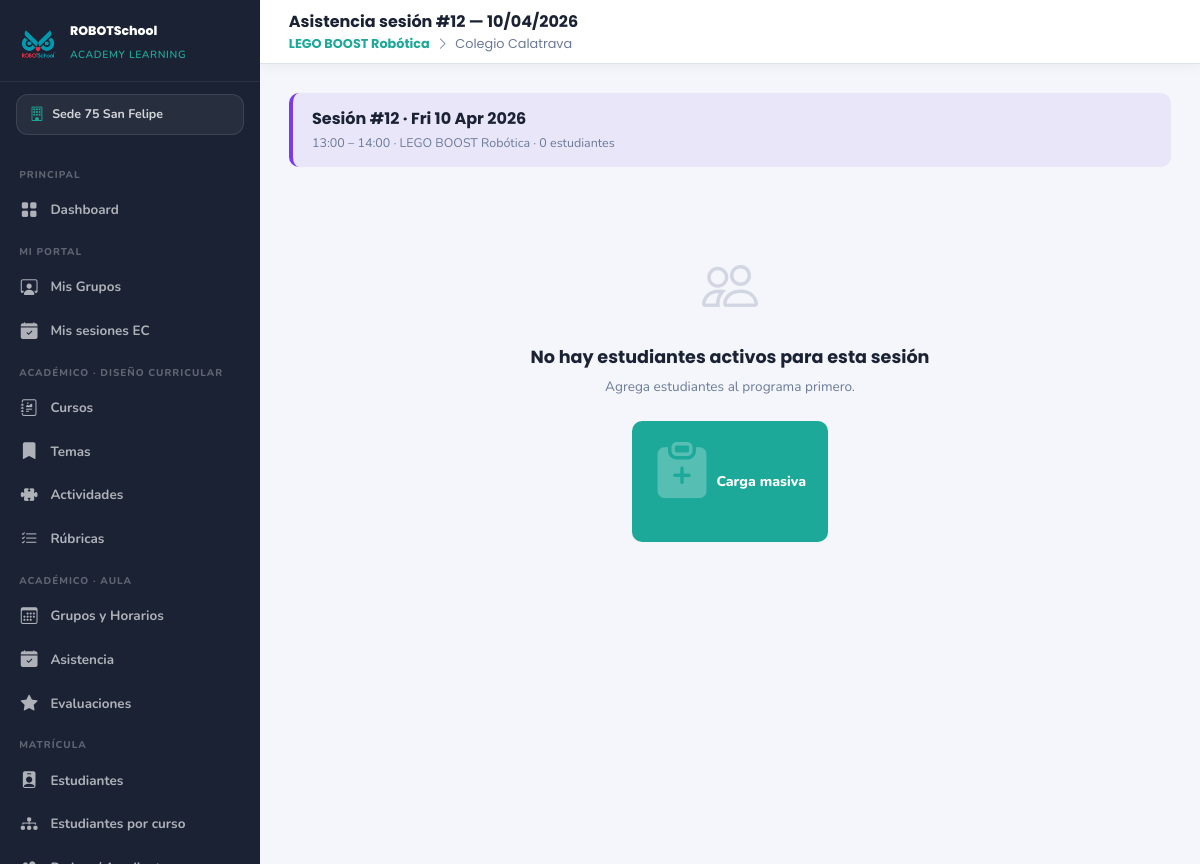
The page /modulos/extracurriculares/asistencia/tomar.php?sesion=12 (signed in) on the database its author committed.
### tables this page shows
CREATE TABLE `sedes` (
  `id` int(10) UNSIGNED NOT NULL,
  `nombre` varchar(100) NOT NULL,
  `ciudad` varchar(80) NOT NULL,
  `direccion` varchar(150) NOT NULL,
  `telefono` varchar(20) DEFAULT NULL,
  `email` varchar(100) DEFAULT NULL,
  `activa` tinyint(1) NOT NULL DEFAULT 1,
  `created_at` datetime NOT NULL DEFAULT current_timestamp()
);

CREATE TABLE `ec_sesiones` (
  `id` int(10) UNSIGNED NOT NULL,
  `programa_id` int(10) UNSIGNED NOT NULL,
  `numero_sesion` int(10) UNSIGNED NOT NULL COMMENT 'Secuencia 1 2 3 ... en el programa',
  `fecha` date NOT NULL,
  `hora_inicio` time NOT NULL,
  `hora_fin` time NOT NULL,
  `tema_planeado` varchar(200) DEFAULT NULL,
  `estado` enum('programada','dictada','fallida_justificada','fallida_no_justificada','recuperada','cancelada') NOT NULL DEFAULT 'programada',
  `motivo_falla` varchar(255) DEFAULT NULL,
  `sesion_original_id` int(10) UNSIGNED DEFAULT NULL COMMENT 'Si es recuperacion referencia la sesion fallida',
  `observaciones` text DEFAULT NULL,
  `registrado_por` int(10) UNSIGNED DEFAULT NULL COMMENT 'Tallerista que cerro la sesion',
  `created_at` datetime NOT NULL DEFAULT current_timestamp(),
  `updated_at` datetime NOT NULL DEFAULT current_timestamp() ON UPDATE current_timestamp()
);

CREATE TABLE `ec_programas` (
  `id` int(10) UNSIGNED NOT NULL,
  `contrato_id` int(10) UNSIGNED NOT NULL,
  `curso_id` int(10) UNSIGNED DEFAULT NULL COMMENT 'FK a cursos RSAL contenido pedagogico reutilizado',
  `nombre` varchar(200) NOT NULL COMMENT 'Ej LEGO SPIKE 3ero y 4to',
  `equipos_kit` varchar(200) DEFAULT NULL COMMENT 'Ej LEGO SPIKE Prime Arduino UNO',
  `grado_desde` varchar(30) DEFAULT NULL COMMENT 'Ej 3o 1ro bachillerato',
  `grado_hasta` varchar(30) DEFAULT NULL,
  `edad_min` tinyint(3) UNSIGNED DEFAULT NULL,
  `edad_max` tinyint(3) UNSIGNED DEFAULT NULL,
  `cantidad_ninos` int(10) UNSIGNED NOT NULL DEFAULT 0 COMMENT 'Numero aproximado de estudiantes',
  `minimo_ninos` int(10) UNSIGNED NOT NULL DEFAULT 10 COMMENT 'Minimo viable bajo este numero se alerta pero no se bloquea',
  `dia_semana` enum('lunes','martes','miercoles','jueves','viernes','sabado','domingo') NOT NULL,
  `hora_inicio` time NOT NULL,
  `hora_fin` time NOT NULL,
  `total_sesiones` int(10) UNSIGNED NOT NULL DEFAULT 4 COMMENT 'Fijo en 4 por paquete 1 sesion semanal',
  `valor_por_nino` decimal(10,2) NOT NULL DEFAULT 120000.00 COMMENT 'Tarifa por nino paquete de 4 sesiones',
  `color` varchar(7) DEFAULT '#7c3aed' COMMENT 'Color para calendario visual',
  `estado` enum('planeado','en_curso','finalizado','suspendido') NOT NULL DEFAULT 'planeado',
  `observaciones` text DEFAULT NULL,
  `created_at` datetime NOT NULL DEFAULT current_timestamp(),
  `updated_at` datetime NOT NULL DEFAULT current_timestamp() ON UPDATE current_timestamp()
);

CREATE TABLE `ec_clientes` (
  `id` int(10) UNSIGNED NOT NULL,
  `tipo` enum('colegio','empresa','institucion','otro') NOT NULL DEFAULT 'colegio',
  `nombre` varchar(200) NOT NULL,
  `nit` varchar(30) DEFAULT NULL COMMENT 'NIT o identificacion fiscal',
  `razon_social` varchar(200) DEFAULT NULL COMMENT 'Si difiere del nombre comercial',
  `ciudad` varchar(100) DEFAULT NULL,
  `direccion` varchar(250) DEFAULT NULL,
  `barrio` varchar(100) DEFAULT NULL,
  `latitud` decimal(10,7) DEFAULT NULL,
  `longitud` decimal(10,7) DEFAULT NULL,
  `telefono` varchar(30) DEFAULT NULL,
  `email` varchar(150) DEFAULT NULL,
  `sitio_web` varchar(200) DEFAULT NULL,
  `logo` varchar(255) DEFAULT NULL COMMENT 'Ruta en /uploads/ec_clientes/',
  `contacto_nombre` varchar(150) DEFAULT NULL COMMENT 'Contacto principal rectoria coordinacion',
  `contacto_cargo` varchar(100) DEFAULT NULL,
  `contacto_telefono` varchar(30) DEFAULT NULL,
  `contacto_email` varchar(150) DEFAULT NULL,
  `notas` text DEFAULT NULL,
  `activo` tinyint(1) NOT NULL DEFAULT 1,
  `created_at` datetime NOT NULL DEFAULT current_timestamp(),
  `updated_at` datetime NOT NULL DEFAULT current_timestamp() ON UPDATE current_timestamp()
);

### config/config.php (called while the page is built, shortened)
<?php
function h($str) {
    return htmlspecialchars($str ?? '', ENT_QUOTES, 'UTF-8');
}

### modulos/extracurriculares/asistencia/tomar.php (the view, shortened to what this page needs)
<?php
require_once __DIR__ . '/../../../config/config.php';
require_once ROOT . '/config/auth.php';
$menu_activo = 'ec_programas';
$sesion_id = (int)($_GET['sesion'] ?? 0);
$ss = $pdo->prepare("SELECT s.*, p.id AS programa_id, p.nombre AS programa_nombre, p.color AS programa_color,
                     ct.id AS contrato_id, ct.nombre AS contrato_nombre, cl.nombre AS cliente_nombre
                     FROM ec_sesiones s
                     JOIN ec_programas p ON p.id = s.programa_id
                     JOIN ec_contratos ct ON ct.id = p.contrato_id
                     JOIN ec_clientes cl  ON cl.id = ct.cliente_id
                     WHERE s.id = ?");
$ss->execute([$sesion_id]);
$S = $ss->fetch();
$estudiantes = $pdo->prepare("SELECT e.*, a.estado AS estado_prev, a.observacion AS obs_prev, a.id AS asist_id
                              FROM ec_estudiantes e
                              LEFT JOIN ec_asistencia a ON a.estudiante_id = e.id AND a.sesion_id = ?
                              WHERE e.programa_id = ? AND e.activo = 1
                                AND (e.fecha_ingreso IS NULL OR e.fecha_ingreso <= ?)
                              ORDER BY e.nombre_completo");
$estudiantes->execute([$sesion_id, $S['programa_id'], $S['fecha']]);
$lista = $estudiantes->fetchAll();
$titulo = 'Asistencia sesi&oacute;n #' . $S['numero_sesion'];
$color_prog = $S['programa_color'] ?: '#7c3aed';
require_once ROOT . '/includes/head.php';
require_once ROOT . '/includes/sidebar.php';
?>
<header class="main-header">
  <div class="header-title">
    <?= $titulo ?> &mdash; <?= date('d/m/Y', strtotime($S['fecha'])) ?>
    <small><span class="breadcrumb-rsal">
      <a href="<?= $U ?>modulos/extracurriculares/programas/ver.php?id=<?= $S['programa_id'] ?>"><?= h($S['programa_nombre']) ?></a>
      <i class="bi bi-chevron-right"></i>
      <?= h($S['cliente_nombre']) ?>
    </span></small>
  </div>
</header>
<main class="main-content">
  <div style="background:<?= h($color_prog) ?>15;border-left:4px solid <?= h($color_prog) ?>;border-radius:10px;padding:.9rem 1.2rem;margin-bottom:1rem;display:flex;justify-content:space-between;align-items:center;flex-wrap:wrap;gap:.5rem;">
    <div>
      <div style="font-family:'Poppins',sans-serif;font-weight:700;color:var(--dark);font-size:1rem;">
        Sesi&oacute;n #<?= $S['numero_sesion'] ?> &middot; <?= date('D d M Y', strtotime($S['fecha'])) ?>
      </div>
      <div style="font-size:.78rem;color:var(--muted);margin-top:.2rem;">
        <?= substr($S['hora_inicio'],0,5) ?> &ndash; <?= substr($S['hora_fin'],0,5) ?> &middot;
        <?= h($S['programa_nombre']) ?> &middot; <?= count($lista) ?> estudiante<?= count($lista) != 1 ? 's' : '' ?>
      </div>
    </div>
  </div>
  <?php if (empty($lista)): ?>
    <div class="empty-state">
      <i class="bi bi-people"></i>
      <h3>No hay estudiantes activos para esta sesi&oacute;n</h3>
      <p>Agrega estudiantes al programa primero.</p>
      <a href="<?= $U ?>modulos/extracurriculares/estudiantes/masivo.php?programa=<?= $S['programa_id'] ?>" class="btn-rsal-primary">
        <i class="bi bi-clipboard-plus-fill"></i> Carga masiva
      </a>
    </div>
  <?php endif; ?>
</main>
</body>
</html>

### includes/sidebar.php (shortened to what this page needs)
<?php
$menu_activo = $menu_activo ?? '';
$rol_actual  = $_SESSION['usuario_rol'] ?? '';
$sedes_nav = $pdo->query("SELECT * FROM sedes WHERE activa = 1 ORDER BY nombre")->fetchAll();
$sede_nombre_activa = 'Todas las sedes';
if ($rol_actual !== 'admin_general' && !empty($_SESSION['sede_id'])) {
    foreach ($sedes_nav as $s) {
        if ($s['id'] == $_SESSION['sede_id']) { $sede_nombre_activa = $s['nombre']; break; }
    }
}
function menu_class($nombre) {
    global $menu_activo;
    return $menu_activo === $nombre ? 'menu-item active' : 'menu-item';
}
$U = BASE_URL;
$es_admin    = in_array($rol_actual, ['admin_general','admin_sede']);
$es_coord    = in_array($rol_actual, ['admin_general','admin_sede','coordinador_pedagogico']);
$es_docente  = in_array($rol_actual, ['admin_general','admin_sede','coordinador_pedagogico','docente']);
?>
<nav class="sidebar" id="sidebar">
  <div class="sidebar-brand">
    <img src="<?= $U ?>assets/img/logo R sin fondo.png" alt="RSAL"/>
    <div class="sidebar-brand-text">
      <strong>ROBOTSchool</strong>
      <small>Academy Learning</small>
    </div>
  </div>
  <div class="sede-selector">
    <i class="bi bi-building"></i>
    <span><?= h($sede_nombre_activa) ?></span>
  </div>
  <div class="sidebar-menu">
    <?php if ($es_admin): ?>
    <div class="menu-section">Principal</div>
    <a href="<?= $U ?>dashboard.php" class="<?= menu_class('dashboard') ?>">
      <i class="bi bi-grid-fill"></i> Dashboard
    </a>
    <?php endif; ?>
    <?php if ($es_docente): ?>
    <div class="menu-section">Mi Portal</div>
    <a href="<?= $U ?>docente/index.php" class="<?= menu_class('docente') ?>">
      <i class="bi bi-person-workspace"></i> Mis Grupos
    </a>
    <a href="<?= $U ?>modulos/extracurriculares/asistencia/mis_sesiones.php" class="<?= menu_class('ec_mis_sesiones') ?>">
      <i class="bi bi-calendar-check-fill"></i> Mis sesiones EC
    </a>
    <?php endif; ?>
    <?php if ($es_coord): ?>
    <div class="menu-section">Acad&eacute;mico &middot; Dise&ntilde;o curricular</div>
    <a href="<?= $U ?>modulos/academico/cursos/index.php" class="<?= menu_class('cursos') ?>">
      <i class="bi bi-journal-richtext"></i> Cursos
    </a>
    <a href="<?= $U ?>modulos/academico/temas/index.php" class="<?= menu_class('temas') ?>">
      <i class="bi bi-bookmark-fill"></i> Temas
    </a>
    <a href="<?= $U ?>modulos/academico/actividades/index.php" class="<?= menu_class('actividades') ?>">
      <i class="bi bi-puzzle-fill"></i> Actividades
    </a>
    <a href="<?= $U ?>modulos/academico/rubricas/index.php" class="<?= menu_class('rubricas') ?>">
      <i class="bi bi-list-check"></i> R&uacute;bricas
    </a>
    <?php endif; ?>
    <?php if ($es_docente): ?>
    <div class="menu-section">Acad&eacute;mico &middot; Aula</div>
    <a href="<?= $U ?>modulos/academico/grupos/index.php" class="<?= menu_class('grupos') ?>">
      <i class="bi bi-calendar3"></i> Grupos y Horarios
    </a>
    <a href="<?= $U ?>modulos/academico/asistencia/index.php" class="<?= menu_class('asistencia') ?>">
      <i class="bi bi-calendar-check-fill"></i> Asistencia
    </a>
    <a href="<?= $U ?>modulos/academico/evaluaciones/index.php" class="<?= menu_class('evaluaciones') ?>">
      <i class="bi bi-star-fill"></i> Evaluaciones
    </a>
    <?php endif; ?>
    <?php if ($es_coord): ?>
    <div class="menu-section">Matr&iacute;cula</div>
    <a href="<?= $U ?>modulos/estudiantes/index.php" class="<?= menu_class('estudiantes') ?>">
      <i class="bi bi-person-badge-fill"></i> Estudiantes
    </a>
    <a href="<?= $U ?>modulos/academico/estudiantes_por_curso.php" class="<?= menu_class('estudiantes_curso') ?>">
      <i class="bi bi-diagram-3-fill"></i> Estudiantes por curso
    </a>
    <?php if ($es_admin): ?>
    <a href="<?= $U ?>modulos/padres/index.php" class="<?= menu_class('padres') ?>">
      <i class="bi bi-people-fill"></i> Padres / Acudientes
    </a>
    <?php endif; ?>
    <?php endif; ?>
  </div>
</nav>

### assets/css/rsal.css (style rules this page uses)
:root { --teal: #1DA99A; --teal-d: #148a7d; --teal-l: #e6f7f5; --teal-ll: #f2fbfa; --red: #E8192C; --red-d: #c41424; --red-l: #fff0f1; --yellow: #FFCA28; --dark: #1a2234; --dark2: #243044; --gray: #f4f6fb; --gray2: #eaecf4; --border: #dde3ee; --muted: #6b7a99; --white: #ffffff; --sidebar-w: 260px; --header-h: 64px; }
*, *::before, *::after { box-sizing: border-box; margin: 0; padding: 0; }
html, body { height: 100%; font-family: 'Nunito', sans-serif; background: var(--gray); color: var(--dark); }
h1,h2,h3,h4,h5,h6 { font-family: 'Poppins', sans-serif; }
.sidebar { position:fixed;left:0;top:0;bottom:0;width:var(--sidebar-w);background:var(--dark);display:flex;flex-direction:column;z-index:200;overflow-y:auto;overflow-x:hidden; }
.sidebar-brand { padding:1.4rem 1.2rem 1rem;border-bottom:1px solid rgba(255,255,255,.08);display:flex;align-items:center;gap:.8rem; }
.sidebar-brand img { width:38px;flex-shrink:0; }
.sidebar-brand-text strong { display:block;font-family:'Poppins',sans-serif;font-size:.78rem;font-weight:800;color:#fff; }
.sidebar-brand-text small { font-size:.65rem;color:var(--teal);font-weight:600;text-transform:uppercase;letter-spacing:.06em; }
.sede-selector { margin:.75rem 1rem;background:rgba(255,255,255,.06);border:1px solid rgba(255,255,255,.1);border-radius:12px;padding:.55rem .8rem;display:flex;align-items:center;gap:.5rem; }
.sede-selector i { color:var(--teal);font-size:.9rem;flex-shrink:0; }
.sede-selector span { font-size:.78rem;font-weight:700;color:rgba(255,255,255,.8);flex:1;white-space:nowrap;overflow:hidden;text-overflow:ellipsis; }
.sidebar-menu { padding:.5rem 0;flex:1; }
.menu-section { padding:.8rem 1.2rem .35rem;font-size:.62rem;font-weight:800;color:rgba(255,255,255,.3);letter-spacing:.1em;text-transform:uppercase; }
.menu-item { display:flex;align-items:center;gap:.7rem;padding:.58rem 1.2rem;color:rgba(255,255,255,.65);text-decoration:none;font-size:.84rem;font-weight:700;transition:all .2s;position:relative; }
.menu-item i { font-size:1.05rem;flex-shrink:0;width:20px;text-align:center; }
.main-header { position:fixed;left:var(--sidebar-w);right:0;top:0;height:var(--header-h);background:var(--white);border-bottom:1px solid var(--border);display:flex;align-items:center;padding:0 1.8rem;gap:1rem;z-index:100;box-shadow:0 2px 12px rgba(0,0,0,.05); }
.header-title { font-family:'Poppins',sans-serif;font-size:1rem;font-weight:700;color:var(--dark);flex:1; }
.header-title small { display:block;font-size:.72rem;font-weight:400;color:var(--muted); }
.main-content { margin-left:var(--sidebar-w);margin-top:var(--header-h);padding:1.8rem;min-height:calc(100vh - var(--header-h)); }
.btn-rsal-primary { display:inline-flex;align-items:center;gap:.4rem;padding:.65rem 1.4rem;background:var(--teal);color:#fff;border:none;border-radius:10px;font-family:'Nunito',sans-serif;font-size:.88rem;font-weight:800;cursor:pointer;text-decoration:none;transition:all .2s; }
.empty-state { text-align:center;padding:4rem 2rem;color:var(--muted); }
.empty-state i { font-size:3.5rem;opacity:.25;display:block;margin-bottom:1rem; }
.empty-state h3 { font-size:1.1rem;font-weight:700;margin-bottom:.5rem;color:var(--dark); }
.empty-state p { font-size:.85rem;margin-bottom:1.5rem; }
.breadcrumb-rsal { display:flex;align-items:center;gap:.4rem;font-size:.8rem;color:var(--muted); }
.breadcrumb-rsal a { color:var(--teal);text-decoration:none;font-weight:700; }

### rows shown on the page
sedes: nombre "Sede 75 San Felipe"
ec_sesiones: fecha "10/04/2026", programa.nombre "LEGO BOOST Robótica", ec_clientes.nombre "Colegio Calatrava", numero_sesion "12", fecha "Fri 10 Apr 2026", hora_inicio "13:00", hora_fin "14:00"

### other values the page prints
$titulo "Asistencia sesión #12"
count($lista) "0"
